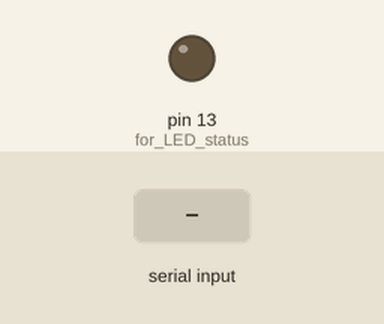
Bench run of a sketch on a simulated Arduino Uno, built with avr-gcc and run on an emulated ATmega328P. On the bench: output pins drawn as LEDs (lit = HIGH). The test bench sets the inputs (shaded band).

Above: at 5.2 s.
5.3 s: "1" received over the second serial link
At 8.1 s:
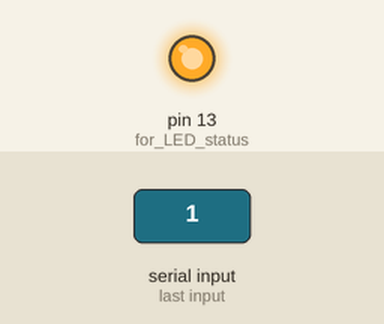
Timing chart, 0 to 9.6 s (numbered marks = the images above; inputs shaded):
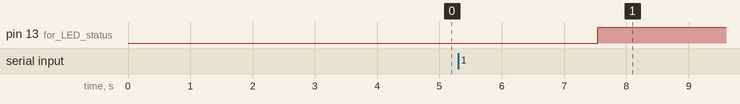

The sketch:

bttest.ino
```cpp
/**
 * Simple routine that performs the following:
 *  1. Configures the software UART on pins 2 and 4 (RX,TX)
 *  2. Increments a 32-bit variable every 500ms
 *  4. If it receives a '1' character from bluetooth, it toggles an LED
 *
 *  @author Justin Bauer - mcuhq.com
 *  @date 4.24.2016
 */

#include <SoftwareSerial.h> // use the software uart
SoftwareSerial bluetooth(2, 4); // RX, TX

unsigned long previousMillis = 0;        // will store last time
const long interval = 500;           // interval at which to delay
static uint32_t tmp; // increment this

void setup() {
  pinMode(13, OUTPUT); // for LED status
  bluetooth.begin(9600); // start the bluetooth uart at 9600 which is its default
  Serial.begin(9600);
  delay(1000); // wait for voltage stabilize
  //bluetooth.print("Piago is the best!"); // place your name in here to configure the bluetooth name.
                                       // will require reboot for settings to take affect.
  delay(3000); // wait for settings to take affect.
}

void loop() {
  if (bluetooth.available()) { // check if anything in UART buffer
    if(bluetooth.read() == '1'){ // did we receive this character?
       digitalWrite(13,!digitalRead(13)); // if so, toggle the onboard LED
    }
  }

  //unsigned long currentMillis = millis();
  //if (currentMillis - previousMillis >= interval) {
   // previousMillis = currentMillis;

   while(Serial.available()){
    bluetooth.print(Serial.read());
   }
    delay(500);
    bluetooth.print("000001");
    delay(500);
    bluetooth.print("000010");
    delay(500);
    bluetooth.print("000011");
    delay(500);
    bluetooth.print("000100");
    delay(500);
    bluetooth.print("000101");
    delay(500);
    bluetooth.print("000110");
    delay(500);
    bluetooth.print("000111");

    //bluetooth.print(tmp++);
    //if(tmp==10){
    //  tmp=0;// print this to bluetooth module
    //}
  //}

}
```

Measured:
- after the input at 5.3 s, pin 13 (for_LED_status): LOW → HIGH after 2.2 s
